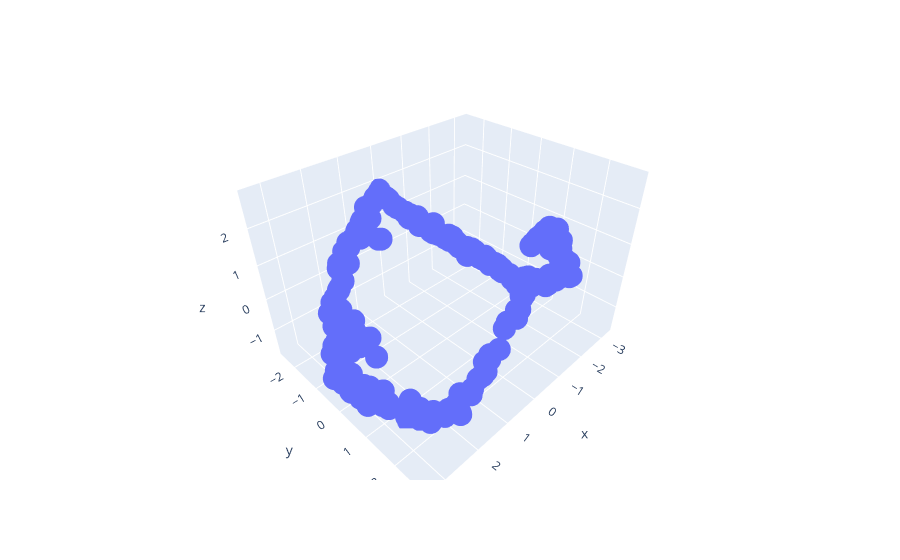

Notebook source saved alongside this figure:
### Code cell
import plotly.express as px


fig = px.scatter_3d(x=embedding[:,0], y=embedding[:,1], z=embedding[:,2])
fig.show()

### Figure 1 — Plotly figure (JSON) as saved in the notebook; plotly's stock layout.template omitted (floating-point values rounded to 4 significant figures; data arrays with more than 128 entries replaced by an {"elided": "..."} marker saying what was removed)
{"data": [{"hovertemplate": "x=%{x}<br>y=%{y}<br>z=%{z}<extra></extra>", "legendgroup": "", "marker": {"color": "#636efa", "symbol": "circle"}, "mode": "markers", "name": "", "scene": "scene", "showlegend": false, "type": "scatter3d", "x": {"elided": "500 float values"}, "y": {"elided": "500 float values"}, "z": {"elided": "500 float values"}}], "layout": {"legend": {"tracegroupgap": 0}, "margin": {"t": 60}, "scene": {"domain": {"x": [0, 1], "y": [0, 1]}, "xaxis": {"title": {"text": "x"}}, "yaxis": {"title": {"text": "y"}}, "zaxis": {"title": {"text": "z"}}}}}
